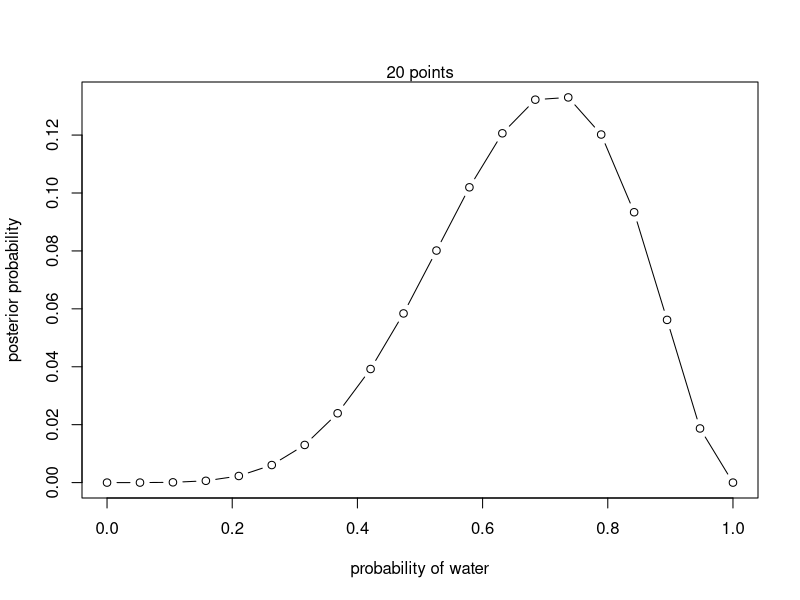
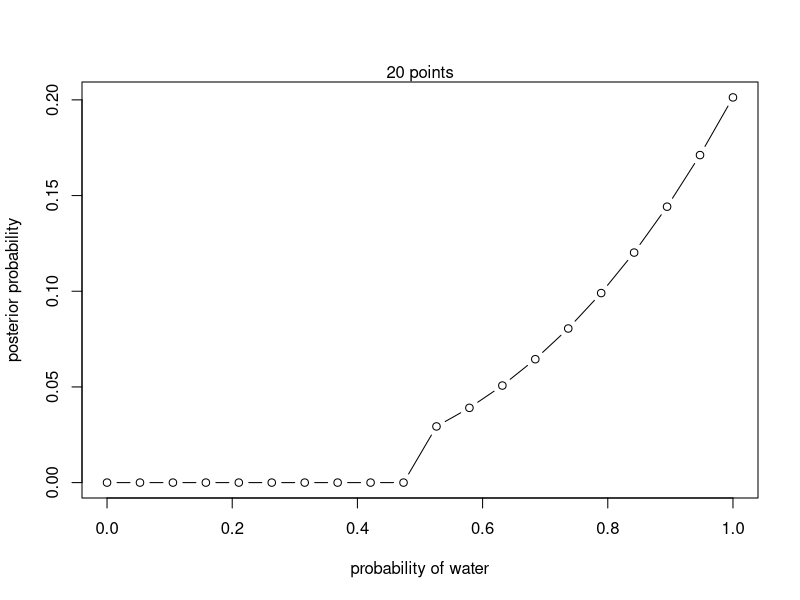

The R source for these figures, in order:
## 2M1


# create a grid
p_grid <- seq(from = 0, to = 1, length.out = 20)
p_grid

# set uniform priors
priors <- rep(1,20)

# compute likelihood
# likelihood <- dbinom(x = 3,size = 3,prob = p_grid)
# likelihood <- dbinom(x = 3,size = 4,prob = p_grid)
likelihood <- dbinom(x = 5,size = 7,prob = p_grid)

# calculate unstandardized posterior
unstd.posterior <- likelihood * priors

# standardize posterior
posterior <- unstd.posterior/sum(unstd.posterior)

# plot
plot(p_grid,posterior,type = "b",xlab = "probability of water",ylab = "posterior probability")
mtext("20 points")


## 2M2
# create a grid
p_grid <- seq(from = 0, to = 1, length.out = 20)
p_grid

# set uniform priors
priors <- ifelse(p_grid<0.5,0,1)
priors
# compute likelihood
likelihood <- dbinom(x = 3,size = 3,prob = p_grid)
# likelihood <- dbinom(x = 3,size = 4,prob = p_grid)
# likelihood <- dbinom(x = 5,size = 7,prob = p_grid)

# calculate unstandardized posterior
unstd.posterior <- likelihood * priors

# standardize posterior
posterior <- unstd.posterior/sum(unstd.posterior)

# plot
plot(p_grid,posterior,type = "b",xlab = "probability of water",ylab = "posterior probability")
mtext("20 points")


## 2M3
p.land.earth = .3
p.land.mars = 1.0
p.earth = 0.5
p.mars = 0.5
# probability of earth|land
p.land = p.land.earth * p.earth + p.land.mars * p.mars

p.earth.given.land = (p.land.earth * p.earth)/p.land
p.earth.given.land


## 2M4
count.card1.total <- 2
count.card2.total <- 1
count.card3.total <- 0

count.card1.black <- 2
count.card2.black <- 0
count.card3.black <- 0

prob <- (count.card1.black + count.card2.black)/(count.card1.total + count.card2.total)
prob


## 2M5
count.card1.total <- 2
count.card2.total <- 1
count.card3.total <- 0
count.card4.total <- 2

count.card1.black <- 2
count.card2.black <- 0
count.card3.black <- 0
count.card4.black <- 2

prob <- (count.card1.black + count.card2.black + count.card3.black + count.card4.black)/(count.card1.total
                                                                                         + count.card2.total
                                                                                         + count.card3.total
                                                                                         + count.card4.total)
prob

## 2M6

ways.card1 = 1
ways.card2 = 2
ways.card3 = 3

count.card1.total <- 2
count.card2.total <- 1
count.card3.total <- 0

count.card1.black <- 2
count.card2.black <- 0
count.card3.black <- 0

prob <- (ways.card1 * count.card1.black + ways.card2 * count.card2.black)/(ways.card1*count.card1.total
                                                                           + ways.card2*count.card2.total)
prob

## 2M7

ways.black1 <- 3
ways.white2 <- 8

ways.black1.black <- 6
ways.black1.white <- 2

prob <- 6/8
prob


## 2H1

prob.A = 0.5
prob.B = 0.5

prob.twin.given.A = .1
prob.twin.given.B = .2

prob.twins.given.A = prob.twin.given.A * prob.twin.given.A
prob.twins.given.B = prob.twin.given.B * prob.twin.given.B

prob.twin.given.twin = (prob.twins.given.A * prob.A + prob.twins.given.B * prob.B) / ((prob.twin.given.A) * prob.A 
                                                                                    + (prob.twin.given.B) * prob.B)

prob.twin.given.twin


## 2H2
prob.A.given.twin = (prob.twin.given.A * prob.A)/ ((prob.twin.given.A * prob.A) + (prob.twin.given.B * prob.B))
prob.A.given.twin


## 2H3 

likelihood_twin <- c(prob.twin.given.A,prob.twin.given.B)
prior <- c(1,1)
posterior <- likelihood_twin* prior
posterior <- posterior/sum(posterior)

# another bayesian update
likelihood_single <- c(1-prob.twin.given.A, 1  - prob.twin.given.B)
prior <- posterior
posterior <- likelihood_single* prior
posterior <- posterior/sum(posterior)
posterior[1]



## 2H 4

likelihood <- c(0.8,0.35)
prior <- c(1,1)
posterior <- likelihood* prior
posterior <- posterior/sum(posterior)
posterior

likelihood_twin <- c(prob.twin.given.A,prob.twin.given.B)
prior <- posterior
posterior <- likelihood_twin*prior
posterior <- posterior/sum(posterior)
posterior

posterior[1]
